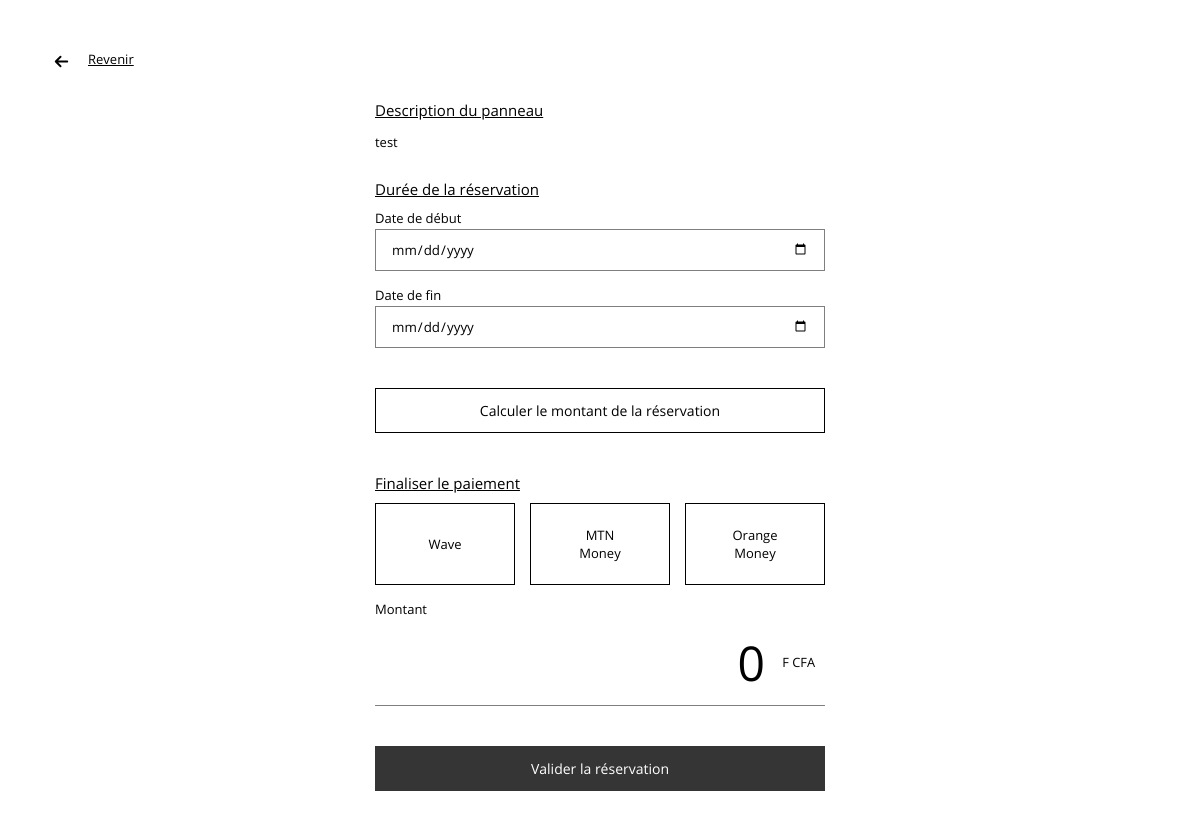
The app's page /views/reservation/faire-reservation.php?panel=2 (signed in), older data.
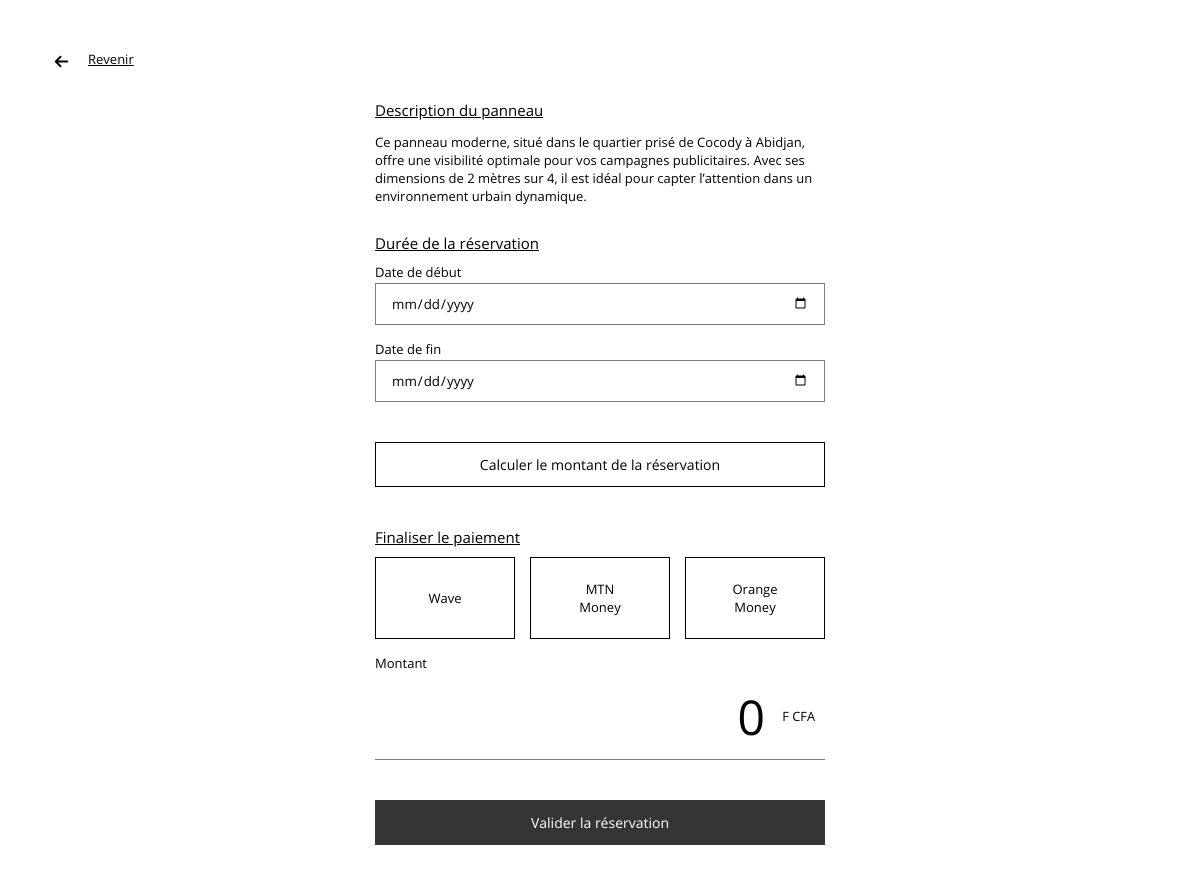
The same page, newer data.
### tables this page shows
CREATE TABLE IF NOT EXISTS `panneau` (
  `id` int NOT NULL AUTO_INCREMENT,
  `emplacement` varchar(100) NOT NULL,
  `longueur` float NOT NULL,
  `largeur` float NOT NULL,
  `type` varchar(25) NOT NULL,
  `etat` varchar(25) NOT NULL,
  `prix` int NOT NULL,
  `description` text NOT NULL,
  `reservation_id` int NOT NULL,
  PRIMARY KEY (`id`),
  KEY `reservation_id` (`reservation_id`)
);

### app/models/constants.php (called while the page is built, shortened)
<?php
$modes = [
    [
        "value" => "Wave",
        "label" => "Wave",
        "alt" => "wave"
    ],
    [
        "value" => "MTN Money",
        "label" => "MTN Money",
        "alt" => "mtn"
    ],
    [
        "value" => "Orange Money",
        "label" => "Orange Money",
        "alt" => "orange"
    ],
];

### views/reservation/faire-reservation.php (the view, shortened to what this page needs)
<!DOCTYPE html>
<html lang="en">
<head>
    <link rel="stylesheet" href="../../public/css/style.css">
</head>
<?php
require_once "../../app/models/constants.php";
require_once "../../app/connect.php";
require_once "../../app/functions.php";
$id = $_GET['panel'];
$query = "select * from panneau where id=$id";
$result = $cnx->query($query);
$row = $result->fetch_assoc();
$montant = 0;
$back = "http://localhost/ad_panel/views/client/espace.php";
?>
<body style="min-width: 1000px">
<a href="<?= $back ?>" style="position: absolute; top: 50px; left: 50px; display: flex; justify-content: center; gap: 15px">
    <img src="../../public/images/arrow-sm-left.svg" alt="icon" width="23">
    Revenir
</a>
<div style="
    width: 450px;
    margin: 65px auto;
    padding: 35px;
">
    <span class="h2">Description du panneau</span>
    <p>
        <?= $row['description'] ?>
    </p>
    <form action="?panel=<?= $id ?>&action=calculate" method="post" style="max-width: none; padding: 0; margin-bottom: 25px">
        <span class="h2" style="margin-bottom: 10px">Durée de la réservation</span>
        <div class="form-control">
            <label for="date_deb">Date de début</label>
            <input id="date_deb" name="date_deb" type="date" <?php if (isset($date_deb)) echo "value='$date_deb'" ?> required>
        </div>
        <div class="form-control">
            <label for="date_fin">Date de fin</label>
            <input id="date_fin" name="date_fin" type="date" <?php if (isset($date_fin)) echo "value='$date_fin'" ?> required>
        </div>
        <button type="submit" style="margin-top: 25px; width: 100%; border: 1px solid; background: #fff; color: #000000">Calculer le montant de la réservation</button>
    </form>
    <form action="../../app/controller/reservation.php?action=create" method="post" style="max-width: none; padding: 0">
        <span class="h2" style="margin-bottom: 10px">Finaliser le paiement</span>
        <div class="form-control" style="flex-direction: row; gap: 15px">
            <?php foreach ($modes as $mode): ?>
                <label data-alt="<?= $mode['alt'] ?>">
                    <span><?= $mode['label'] ?></span>
                </label>
            <?php endforeach; ?>
        </div>
        <div class="form-control ds-amount">
            <label for="montant">Montant</label>
            <input id="montant" name="montant" type="text" value="<?= number_format($montant, 0, ',', '.') ?>" readonly required
                style="font-size: 3rem; text-align: end; border-top: none !important; border-left: none !important;
                border-right: none !important; padding-right: 60px !important;"
            >
        </div>
        <button type="submit" style="margin-top: 25px; width: 100%" <?= !(isset($submittable) && $submittable) ? 'disabled="disabled"' : '' ?>>
            Valider la réservation
        </button>
    </form>
</div>
</body>
</html>

Row changes from the older to the newer data that the page shows:
changed panneau: description "test" → "Ce panneau moderne, situé dans le quartier prisé de Cocody à Abidjan, offre une visibilité optimale pour vos campagnes publicitaires. Avec ses dimensions de 2 mètres sur 4, il est idéal pour capter l’attention dans un environnement urbain dynamique."
